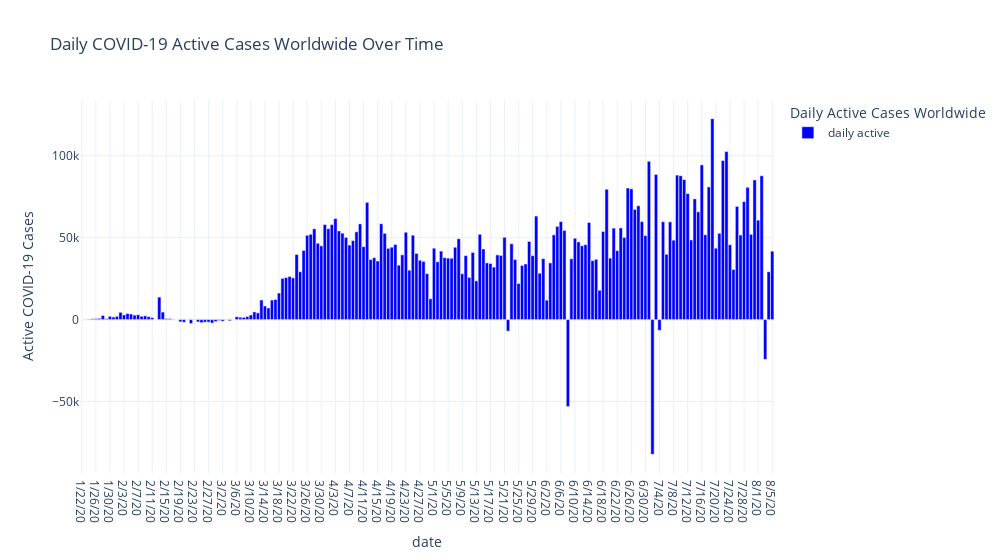

The notebook cell this image was saved under:
### Markdown cell above
# Daily COVID-19 Active Cases Worldwide

### Code cell
world_rate_df['daily active'] = world_rate_df.active.diff()
world_rate_df.iloc[0,10]=0

world_rate_long_df = world_rate_df.melt(id_vars="date",
                                        value_vars='daily active',
                                        var_name="Daily Active Cases Worldwide",
                                        value_name="Active COVID-19 Cases")
fig = px.bar(world_rate_long_df, x="date", y="Active COVID-19 Cases", 
              title='Daily COVID-19 Active Cases Worldwide Over Time',
              color='Daily Active Cases Worldwide',
              template='plotly_white'
            )

fig.update_layout(
        width = 1000,
        xaxis_showgrid=True, yaxis_showgrid=True,
        bargap=0.05
        )

fig.update_traces(marker_color='blue')

fig.show();

### Figure 1 — Plotly figure (JSON) as saved in the notebook; plotly's stock layout.template omitted (floating-point values rounded to 4 significant figures; data arrays with more than 128 entries replaced by an {"elided": "..."} marker saying what was removed)
{"data": [{"alignmentgroup": "True", "hovertemplate": "Daily Active Cases Worldwide=daily active<br>date=%{x}<br>Active COVID-19 Cases=%{y}<extra></extra>", "legendgroup": "daily active", "marker": {"color": "blue"}, "name": "daily active", "offsetgroup": "daily active", "orientation": "v", "showlegend": true, "textposition": "auto", "type": "bar", "x": {"elided": "197 str values"}, "xaxis": "x", "y": {"elided": "197 int values"}, "yaxis": "y"}], "layout": {"bargap": 0.05, "barmode": "relative", "legend": {"title": {"text": "Daily Active Cases Worldwide"}, "tracegroupgap": 0}, "title": {"text": "Daily COVID-19 Active Cases Worldwide Over Time"}, "width": 1000, "xaxis": {"anchor": "y", "domain": [0, 1], "showgrid": true, "title": {"text": "date"}}, "yaxis": {"anchor": "x", "domain": [0, 1], "showgrid": true, "title": {"text": "Active COVID-19 Cases"}}}}
